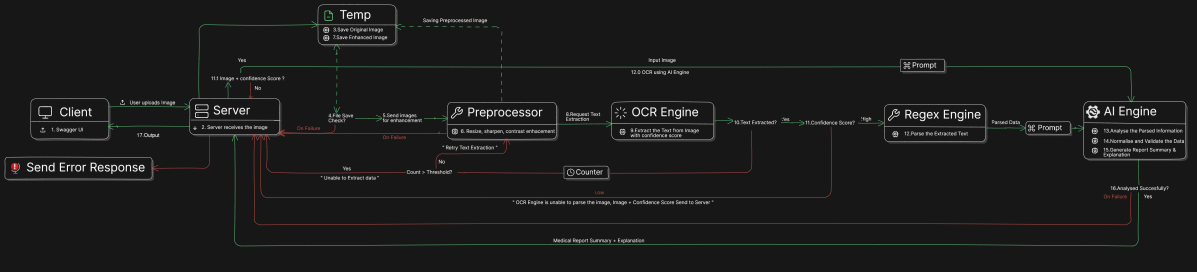
#> input picture Pipline.png, 2394 x 543 px (shown at 1/2 size)
$ python -i ocr.py   (imports and definitions only)
#> lines starting #> are read from the running program, lines starting #| are printed output that depends on the picture; after the words box and inside, x2 and y2 are one past the last pixel; in counts of white or black regions, pixels touching at a corner belong together
import cv2
import numpy as np
import pytesseract
from pytesseract import Output
from PIL import Image, ImageEnhance
from typing import List, Dict, Any
import os
import re

# ---------------- ENV ----------------
TESSERACT_CMD = os.getenv("TESSERACT_CMD")
if TESSERACT_CMD:
    pytesseract.pytesseract.tesseract_cmd = TESSERACT_CMD

# ---------------- OCR PREPROCESSING ----------------
def preprocess_medical_report_resize_sharpen(img_path, output_path=None, scale_factor=2.0):
#> called with img_path = '../Pipline.png', scale_factor = 2
    img = cv2.imread(img_path, cv2.IMREAD_GRAYSCALE)
#> img: shape (543, 2394); min 21, max 255, mean 27.9
    if img is None:
        raise FileNotFoundError(f"Image not found: {img_path}")

    new_size = (int(img.shape[1] * scale_factor), int(img.shape[0] * scale_factor))
#> new_size = (4788, 1086)
    resized = cv2.resize(img, new_size, interpolation=cv2.INTER_LINEAR)
    blurred = cv2.medianBlur(resized, 3)
    sharpened = cv2.addWeighted(resized, 2.4, blurred, -1.6, 0)
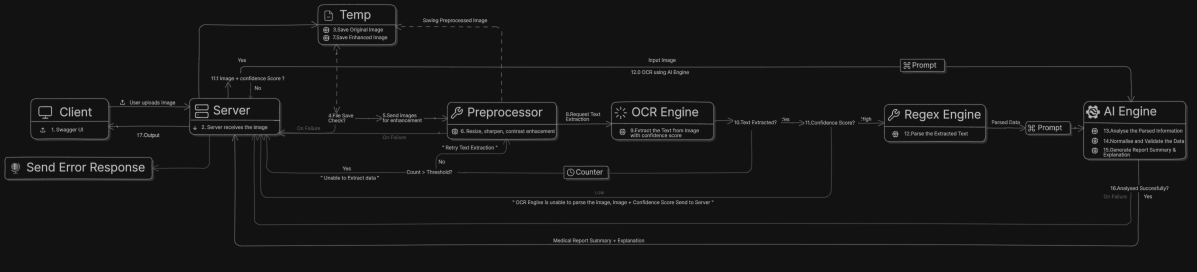
#> sharpened: shape (1086, 4788) (shown at 1/4 size); min 0, max 255, mean 22.1
    _, thresh = cv2.threshold(sharpened, 0, 255, cv2.THRESH_BINARY_INV + cv2.THRESH_OTSU)
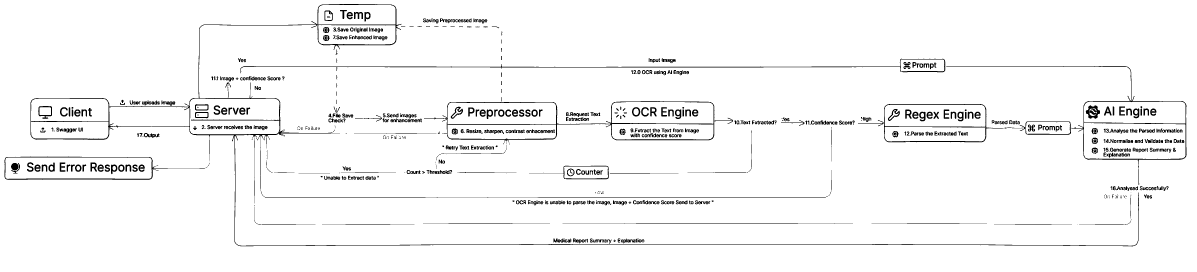
#> thresh: shape (1086, 4788) (shown at 1/4 size); 96.5% white; 768 black regions (109 under 20 px), largest, box (x1, y1, x2, y2) and area: (122, 16, 4556, 986) 30832, (1696, 405, 2858, 576) 10498, (962, 235, 3781, 293) 8002
    kernel = cv2.getStructuringElement(cv2.MORPH_RECT, (1, 1))
    closed = cv2.morphologyEx(thresh, cv2.MORPH_CLOSE, kernel, iterations=1)
    processed_img = cv2.bitwise_not(closed)
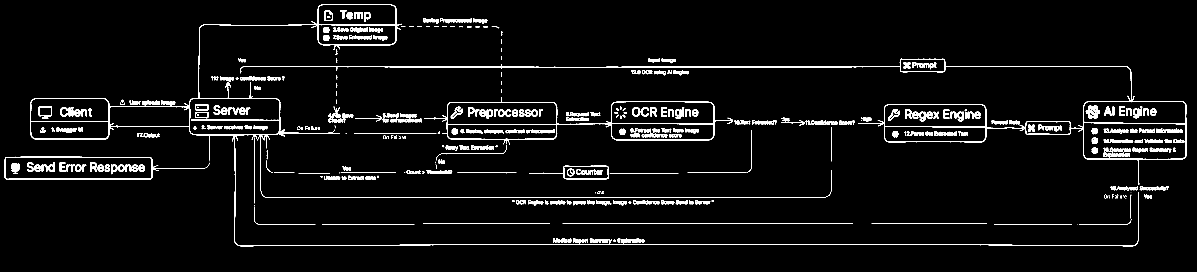
#> processed_img: shape (1086, 4788) (shown at 1/4 size); 3.5% white; 768 white regions (109 under 20 px), largest, box (x1, y1, x2, y2) and area: (122, 16, 4556, 986) 30832, (1696, 405, 2858, 576) 10498, (962, 235, 3781, 293) 8002

    # Convert to PIL Image for enhancement
    pil_img = Image.fromarray(processed_img)
    enhancer = ImageEnhance.Sharpness(pil_img)
    sharpened_pil = enhancer.enhance(9.0)

    # Convert back to numpy for saving
    sharpened_image = np.array(sharpened_pil)

#> (the run stopped early here; a loop or call above may not have finished)
